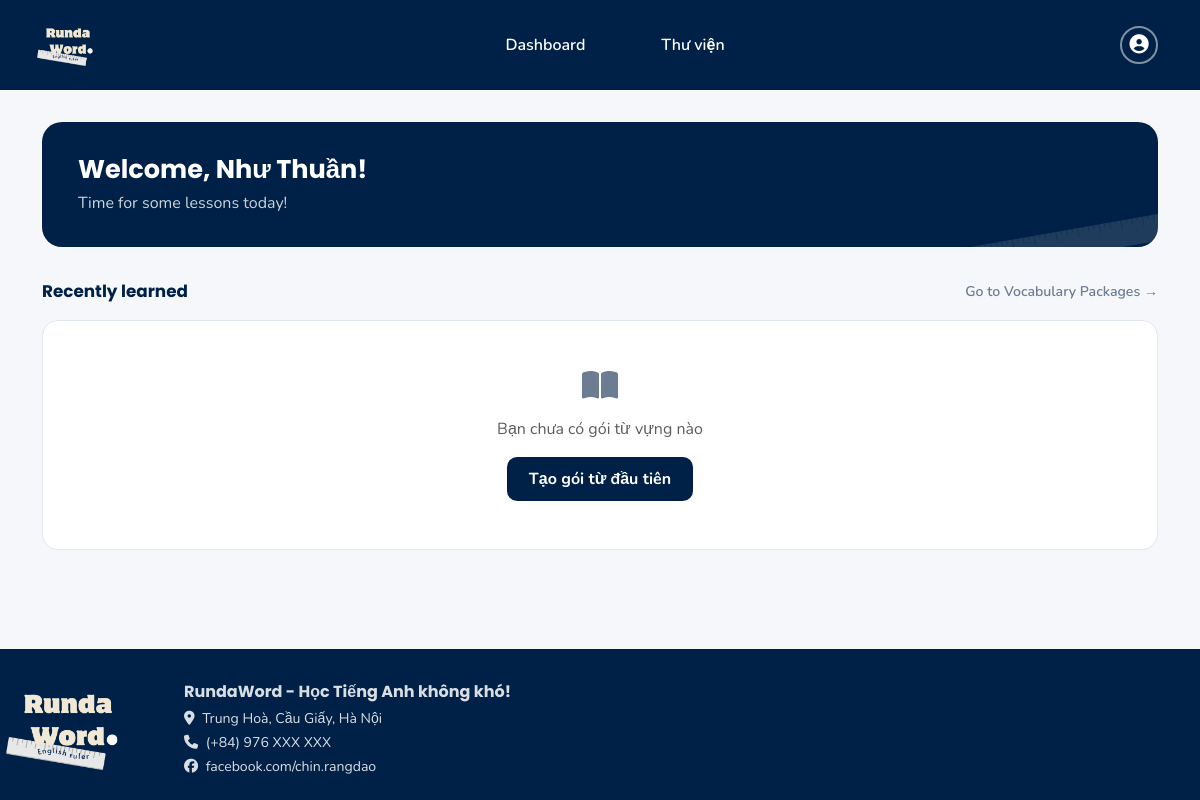
Before: /dashboard (signed in) with the older database file.
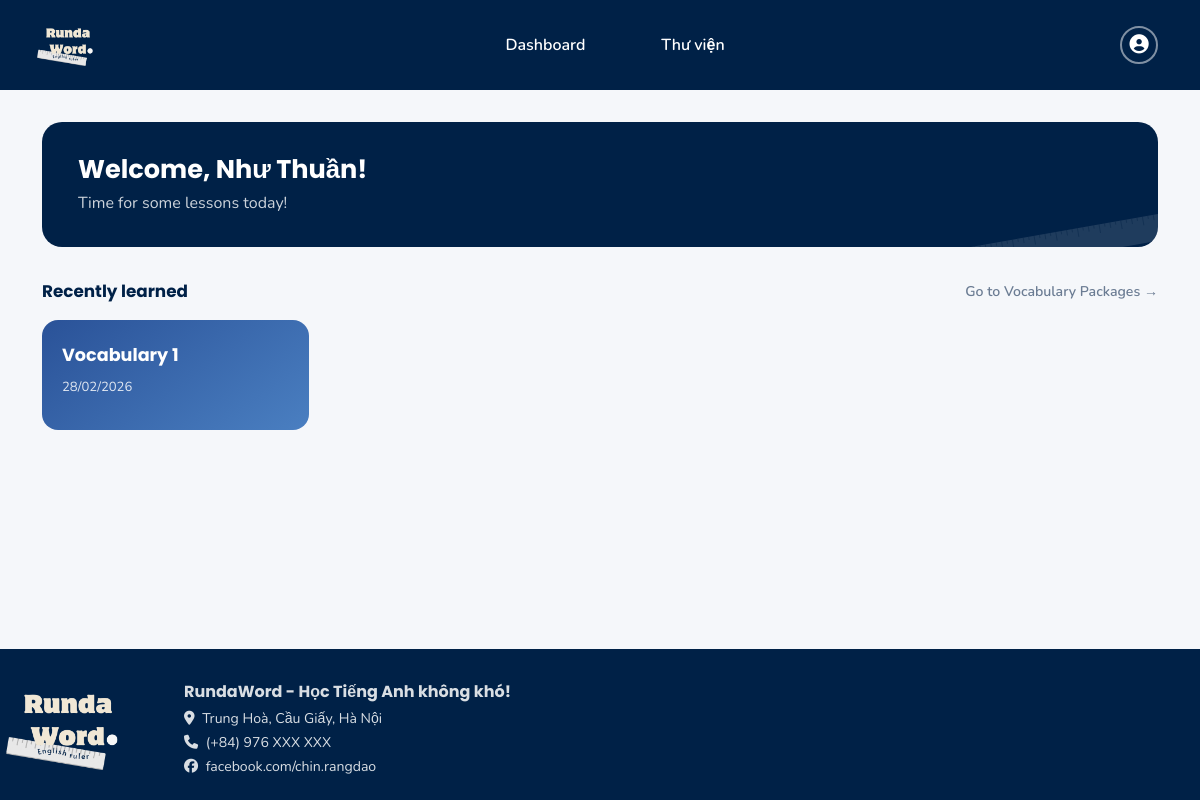
After: the same page with the newer database file.
### app_simple.py (models this page shows, shortened)
class User(UserMixin, db.Model):
    __tablename__ = 'users'
    id = db.Column(db.Integer, primary_key=True)
    username = db.Column(db.String(50), unique=True, nullable=False)
    name = db.Column(db.String(100))
    email = db.Column(db.String(120), unique=True, nullable=False)
    password_hash = db.Column(db.String(255), nullable=False)
    created_at = db.Column(db.DateTime, default=datetime.utcnow)
    packages = db.relationship('VocabPackage', backref='user', lazy=True, cascade='all, delete-orphan')

class VocabPackage(db.Model):
    __tablename__ = 'vocab_packages'
    id = db.Column(db.Integer, primary_key=True)
    package_name = db.Column(db.String(100), nullable=False)
    package_description = db.Column(db.Text)
    created_at = db.Column(db.DateTime, default=datetime.utcnow)
    updated_at = db.Column(db.DateTime, default=datetime.utcnow)
    user_id = db.Column(db.Integer, db.ForeignKey('users.id'), nullable=False)
    vocabularies = db.relationship('Vocabulary', backref='package', lazy=True, cascade='all, delete-orphan')

### app_simple.py (the view)
@app.route('/dashboard')
@login_required
def dashboard():
    recent_packages = VocabPackage.query.filter_by(user_id=current_user.id)\
        .order_by(VocabPackage.updated_at.desc()).limit(4).all()
    return render_template('index.html', packages=recent_packages)

### app_simple.py (called while the page is built)
@login_manager.user_loader
def load_user(user_id):
    return User.query.get(int(user_id))

### templates/index.html (shortened to what this page needs)
{% extends "base.html" %}
{% block content %}
<div class="welcome-banner">
    <h2>Welcome, {{ current_user.name or current_user.username }}!</h2>
    <p>Time for some lessons today!</p>
    <svg class="welcome-ruler" viewBox="0 0 200 40" fill="none" xmlns="http://www.w3.org/2000/svg">
        <rect x="0" y="8" width="200" height="24" rx="4" fill="white" />
        {% for i in range(0, 200, 5) %}
        <line x1="{{ i }}" y1="8" x2="{{ i }}" y2="{{ 8 + (8 if i % 20 == 0 else (5 if i % 10 == 0 else 3)) }}"
            stroke="#0d2137" stroke-width="1" opacity="0.4" />
        {% endfor %}
    </svg>
</div>
<div class="d-flex justify-content-between align-items-center mb-3">
    <div class="section-header mb-0">Recently learned</div>
    <a href="{{ url_for('packages') }}" class="text-decoration-none"
        style="color:var(--muted);font-size:0.88rem;font-weight:600;">
        Go to Vocabulary Packages →
    </a>
</div>
{% if packages %}
<div class="row g-3">
    {% for package in packages %}
    <div class="col-6 col-md-3">
        <a href="{{ url_for('package_detail', package_id=package.id) }}"
            class="pkg-card pkg-card-{{ loop.index0 % 4 }}">
            <div class="pkg-card-name">{{ package.package_name }}</div>
            <div class="pkg-card-meta">
                {% set delta = (now - package.updated_at).total_seconds() if now is defined else 0 %}
                {{ package.updated_at.strftime('%d/%m/%Y') }}
            </div>
        </a>
    </div>
    {% endfor %}
</div>
{% else %}
<div class="rw-card text-center py-5">
    <i class="fas fa-book-open fa-2x mb-3" style="color:var(--muted)"></i>
    <p class="text-muted mb-3">Bạn chưa có gói từ vựng nào</p>
    <a href="{{ url_for('create_package') }}" class="btn btn-navy">Tạo gói từ đầu tiên</a>
</div>
{% endif %}
{% endblock %}

### templates/base.html (shortened to what this page needs)
<!DOCTYPE html>
<html lang="vi">
<head>
    <link href="https://cdn.jsdelivr.net/npm/bootstrap@5.3.3/dist/css/bootstrap.min.css" rel="stylesheet">
    <link rel="stylesheet" href="https://cdnjs.cloudflare.com/ajax/libs/font-awesome/6.5.1/css/all.min.css">
    <link rel="stylesheet" href="{{ url_for('static', filename='css/main.css') }}">
</head>
<body>
    <nav class="navbar navbar-expand-lg">
        <div class="container">
            <a class="navbar-brand" href="{{ url_for('index') }}">
                <div class="brand-logo">
                    <img src="../static/imgs/RundaWord-logo.png" alt="rundaword-logo" width="80" height="70">
                </div>
            </a>
            <div class="collapse navbar-collapse" id="navbarNav">
                {% if current_user.is_authenticated %}
                <ul class="navbar-nav mx-auto">
                    <li class="nav-item">
                        <a class="nav-link" href="{{ url_for('dashboard') }}">Dashboard</a>
                    </li>
                    <li class="nav-item">
                        <a class="nav-link" href="{{ url_for('packages') }}">Thư viện</a>
                    </li>
                </ul>
                <ul class="navbar-nav">
                    <li class="nav-item dropdown">
                        <a class="navbar-icon-btn" href="#" data-bs-toggle="dropdown" role="button">
                            <i class="fas fa-user-circle"></i>
                        </a>
                    </li>
                </ul>
                {% endif %}
            </div>
        </div>
    </nav>
    <main>
        <div class="container">
            {% block content %}{% endblock %}
        </div>
    </main>
    <footer>
        <div class="container">
            <div class="row align-items-center" style="gap:50px">
                <div class="col-auto me-3">
                    <div class="brand-logo">
                        <img src="../static/imgs/RundaWord-logo.png" alt="rundaword-logo" width="160" height="140">
                    </div>
                </div>
                <div class="col">
                    <p class="footer-logo-text mb-1">RundaWord - Học Tiếng Anh không khó!</p>
                    <p><i class="fas fa-map-marker-alt me-1"></i> Trung Hoà, Cầu Giấy, Hà Nội</p>
                    <p><i class="fas fa-phone me-1"></i> (+84) 976 XXX XXX</p>
                    <p><i class="fab fa-facebook me-1"></i> facebook.com/chin.rangdao</p>
                </div>
            </div>
        </div>
    </footer>
</body>
</html>

### static/css/main.css (style rules this page uses)
:root { --navy: #002147; --navy-light: #1a3a5c; --cream: #f0ebe0; --cream-btn: #e8e0d0; --accent: #1a5cad; --text: #0d2137; --muted: #6b7c93; --bg: #f5f7fa; --card-bg: #ffffff; --border: #e2e8f0; }
* { box-sizing: border-box; }
body { font-family: 'Nunito', sans-serif; background: var(--bg); color: var(--text); min-height: 100vh; display: flex; flex-direction: column; }
.navbar { background-color: var(--navy); padding: 14px 0; }
.navbar-brand { display: flex; align-items: center; gap: 10px; text-decoration: none; }
.brand-logo { width: 52px; height: 52px; background: transparent; display: flex; align-items: center; justify-content: center; flex-shrink: 0; }
.navbar .nav-link { color: white !important; font-weight: 600; font-size: 1rem; padding: 6px 18px; border-radius: 8px; transition: background 0.15s; margin: 0 30px 0 30px }
.navbar-icon-btn { width: 38px; height: 38px; border-radius: 50%; border: 2px solid rgba(255, 255, 255, 0.5); color: white; display: flex; align-items: center; justify-content: center; font-size: 1.2rem; cursor: pointer; background: transparent; transition: background 0.15s; text-decoration: none; }
.navbar-icon-btn::after { display: none !important; }
main { flex: 1; padding: 32px 0; }
.pkg-card { background: linear-gradient(145deg, #3a6ea5, #6a9fd8); border-radius: 16px; padding: 22px 20px 18px; color: white; cursor: pointer; text-decoration: none; display: block; transition: transform 0.15s, box-shadow 0.2s; min-height: 110px; }
.pkg-card-name { font-family: 'Poppins', sans-serif; font-weight: 700; font-size: 1.1rem; margin-bottom: 10px; }
.pkg-card-meta { font-size: 0.82rem; opacity: 0.85; }
.pkg-card-0 { background: linear-gradient(145deg, #2a5298, #4a7fc1); }
.welcome-banner { background: var(--navy); border-radius: 20px; padding: 32px 36px; color: white; position: relative; overflow: hidden; margin-bottom: 32px; }
.welcome-banner h2 { font-family: 'Poppins', sans-serif; font-weight: 700; font-size: 1.6rem; margin-bottom: 6px; }
.welcome-banner p { opacity: 0.8; margin: 0; font-size: 1rem; }
.welcome-ruler { position: absolute; right: -10px; bottom: -20px; width: 220px; opacity: 0.12; transform: rotate(-10deg); }
.section-header { font-family: 'Poppins', sans-serif; font-weight: 700; font-size: 1.05rem; color: var(--navy); margin-bottom: 16px; }
footer { background: var(--navy); color: white; padding: 28px 0 20px; }
footer .footer-logo-text { font-family: 'Poppins', sans-serif; font-weight: 700; font-size: 1rem; }
footer p { font-size: 0.88rem; opacity: 0.85; margin: 3px 0; }

Changed rows visible on the page:
added VocabPackage: package_name "Vocabulary 1", updated_at "28/02/2026"
Other visible differences:
text no longer shown: "Bạn chưa có gói từ vựng nào Tạo gói từ đầu tiên"
